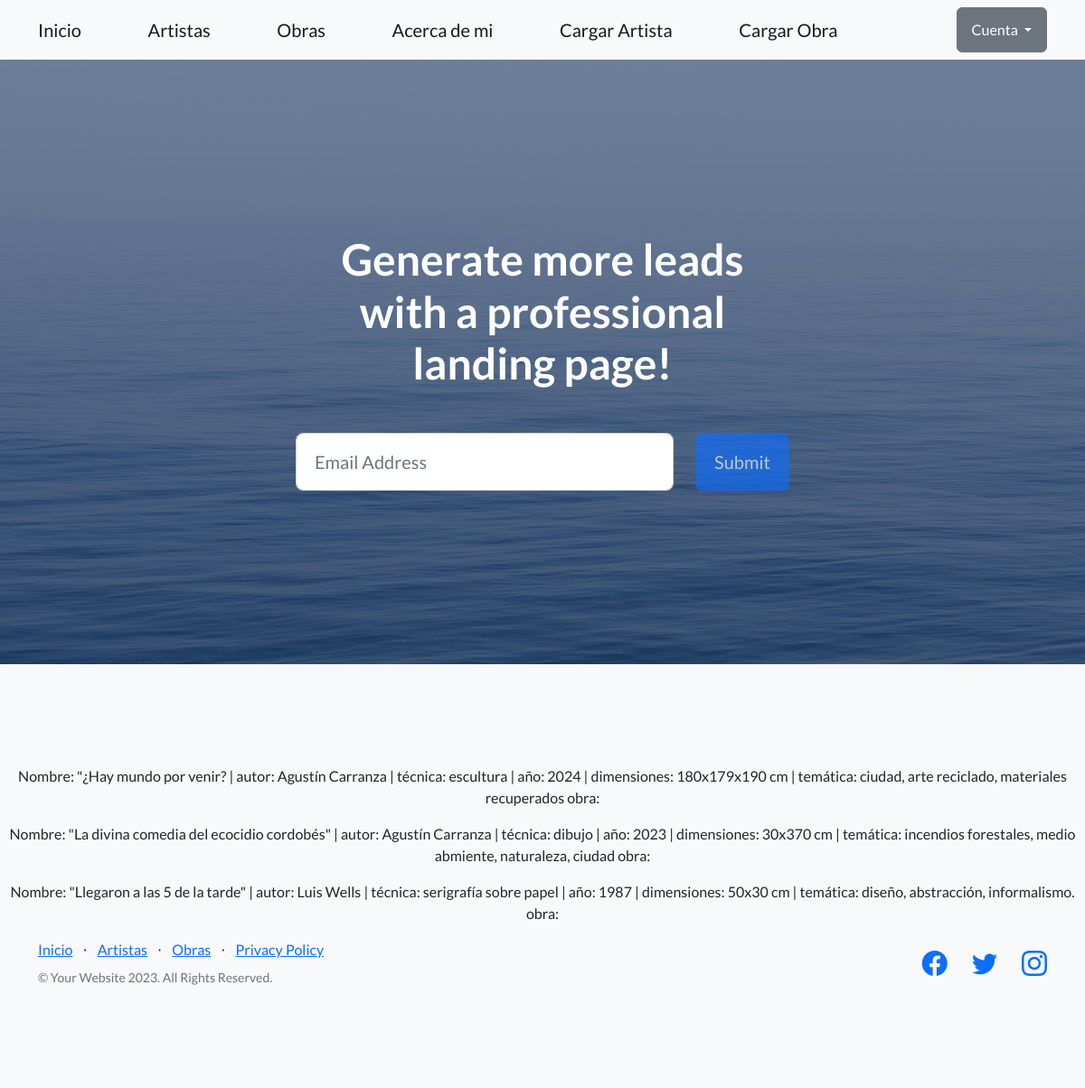
The app's page /listar/ with its own data.
### appfinal/models.py (models this page shows, shortened)
class Obras(models.Model):
    nombre=models.CharField(max_length=100, null= True)
    autor= models.CharField(max_length=100, null= True)
    técnica= models.CharField(max_length= 50, null= True)
    año= models.CharField(max_length= 50, null= True)
    dimensiones= models.CharField(max_length= 50, null= True)
    tematica= models.CharField(max_length= 200, null= True)
    imagenes= models.ImageField(upload_to='imagenes/', blank= True, null= True)

### appfinal/views.py (the view)
# urls.py: path("listar/", views.ObrasListView.as_view(), name= "listar"),
class ObrasListView(ListView):
    model= Obras
    context_object_name= "obras"
    template_name= "appfinal/listar.html"

### appfinal/templates/appfinal/listar.html (shortened to what this page needs)
{% extends 'appfinal/base.html' %}
{% load static %}
{% block contenidoQueCambia %}
    {% for obra in obras %}
    <p> Nombre: {{obra.nombre}} | autor: {{obra.autor}} | técnica: {{obra.técnica}} | año: {{obra.año}} | dimensiones: {{obra.dimensiones}} | temática: {{obra.tematica}} obra:{{obra.obra}} </p>
    {% endfor %}
{% endblock contenidoQueCambia %}

### appfinal/templates/appfinal/base.html (shortened to what this page needs)
{% load static%}
<!DOCTYPE html>
<html lang="en">
    <head>
        <link href="https://cdn.jsdelivr.net/npm/bootstrap-icons@1.5.0/font/bootstrap-icons.css" rel="stylesheet" type="text/css" />
        <link href="{% static 'appfinal/css/styles.css' %}" rel="stylesheet" />
    </head>
    <body>
        <nav class="navbar navbar-light bg-light static-top">
            <div class="container">
                <a class="navbar-brand" href="{% url 'inicio' %}">Inicio</a>
                <a class="navbar-brand" href="{% url 'artistas' %}">Artistas</a>
                <a class="navbar-brand" href="{% url 'listar' %}">Obras</a>
                <a class="navbar-brand" href="{% url 'acerca_de_mi' %}">Acerca de mi</a>
                <a class="navbar-brand" href="{% url 'cargar_artista' %}"> Cargar Artista</a>
                <a class="navbar-brand" href="{% url 'cargar_obra' %}"> Cargar Obra</a>
                <div class="dropdown">
                    {% if request.usuarios.is_authenticate %}
                        <button class="btn btn-secondary dropdown-toggle" type="button" data-bs-toggle="dropdown" aria-expanded="false">
                        {{request.user.username}}
                        {% else %}
                        <button class="btn btn-secondary dropdown-toggle" type="button" data-bs-toggle="dropdown" aria-expanded="false">
                        Cuenta
                        </button>
                    {% endif %}
                </div>
            </div>
        </nav>
        <header class="masthead">
            <div class="container position-relative">
                <div class="row justify-content-center">
                    <div class="col-xl-6">
                        <div class="text-center text-white">
                            <h1 class="mb-5">Generate more leads with a professional landing page!</h1>
                            <form class="form-subscribe" id="contactForm" data-sb-form-api-token="API_TOKEN">
                                <div class="row">
                                    <div class="col">
                                        <input class="form-control form-control-lg" id="emailAddress" type="email" placeholder="Email Address" data-sb-validations="required,email" />
                                    </div>
                                    <div class="col-auto"><button class="btn btn-primary btn-lg disabled" id="submitButton" type="submit">Submit</button></div>
                                </div>
                            </form>
                        </div>
                    </div>
                </div>
            </div>
        </header>
        <section class="features-icons bg-light text-center">
        {% block contenidoQueCambia %}
        {% endblock %}
            <div class="container">
                <div class="row">
                    <div class="col-lg-6 h-100 text-center text-lg-start my-auto">
                        <ul class="list-inline mb-2">
                            <li class="list-inline-item"><a href="{% url 'inicio' %}">Inicio</a></li>
                            <li class="list-inline-item">⋅</li>
                            <li class="list-inline-item"><a href="{% url 'artistas' %}">Artistas</a></li>
                            <li class="list-inline-item">⋅</li>
                            <li class="list-inline-item"><a href="{% url 'listar' %}">Obras</a></li>
                            <li class="list-inline-item">⋅</li>
                            <li class="list-inline-item"><a href="#!">Privacy Policy</a></li>
                        </ul>
                        <p class="text-muted small mb-4 mb-lg-0">&copy; Your Website 2023. All Rights Reserved.</p>
                    </div>
                    <div class="col-lg-6 h-100 text-center text-lg-end my-auto">
                        <ul class="list-inline mb-0">
                            <li class="list-inline-item me-4">
                                <a href="#!"><i class="bi-facebook fs-3"></i></a>
                            </li>
                            <li class="list-inline-item me-4">
                                <a href="#!"><i class="bi-twitter fs-3"></i></a>
                            </li>
                            <li class="list-inline-item">
                                <a href="#!"><i class="bi-instagram fs-3"></i></a>
                            </li>
                        </ul>
                    </div>
                </div>
            </div>
    </body>
</html>

### records on screen
Obras: nombre "\"¿Hay mundo por venir?", autor "Agustín Carranza", técnica "escultura", año "2024", dimensiones "180x179x190 cm", tematica "ciudad, arte reciclado, materiales recuperados"
Obras: nombre "\"La divina comedia del ecocidio cordobés\"", autor "Agustín Carranza", técnica "dibujo", año "2023", dimensiones "30x370 cm", tematica "incendios forestales, medio abmiente, naturaleza, ciudad"
Obras: nombre "\"Llegaron a las 5 de la tarde\"", autor "Luis Wells", técnica "serigrafía sobre papel", año "1987", dimensiones "50x30 cm", tematica "diseño, abstracción, informalismo."
